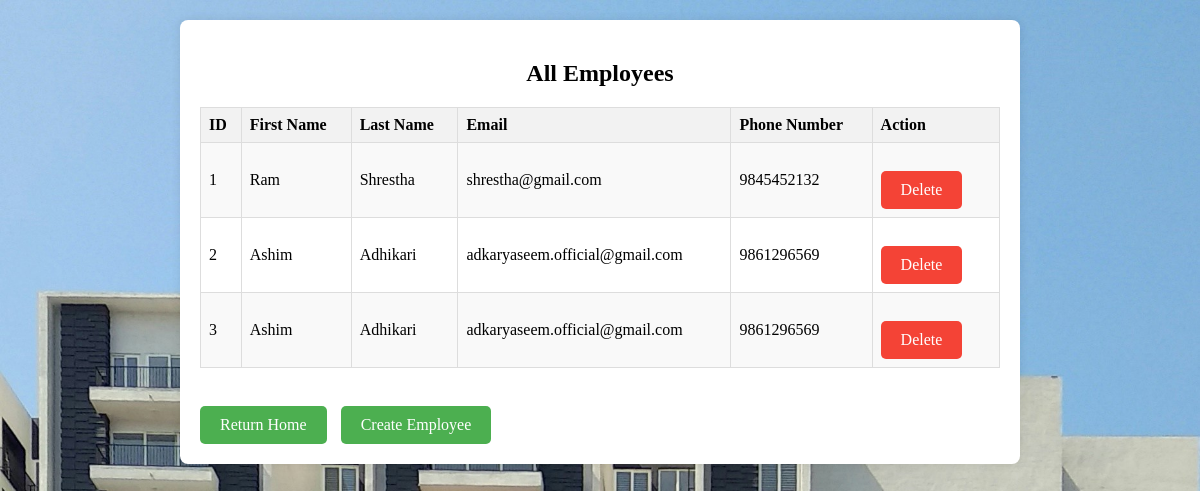
Page /Admin/viewempl.php on the committed database.
### tables this page shows
CREATE TABLE `employee` (
  `employee_id` int(11) NOT NULL,
  `first_name` varchar(255) NOT NULL,
  `last_name` varchar(255) NOT NULL,
  `email` varchar(255) NOT NULL,
  `phone_number` varchar(20) NOT NULL,
  `admin_id` int(11) DEFAULT NULL,
  `owner_id` int(11) DEFAULT NULL,
  `username` varchar(255) NOT NULL,
  `password` varchar(255) NOT NULL,
  `name` varchar(50) NOT NULL
);

### Admin/viewempl.php (the view, shortened to what this page needs)
<!DOCTYPE html>
<html lang="en">
<head>
    <link rel="stylesheet" href="../style/style-view-empl.css">
</head>
<body>
    <div class="container">
        <?php
        $conn = connect();
        $query = "SELECT * FROM employee";
        $result = $conn->query($query);
        if ($result->num_rows > 0) {
            $index=1;
            echo "<h2>All Employees</h2>";
            echo "<table>";
            echo "
            <tr>
            <th>ID</th>
            <th>First Name</th>
            <th>Last Name</th>
            <th>Email</th>
            <th>Phone Number</th>
            <th>Action</th>
            </tr>";
            while ($row = $result->fetch_assoc()) {
                echo "<tr>";
                echo "<td>" . $index . "</td>";
                echo "<td>" . $row["first_name"] . "</td>";
                echo "<td>" . $row["last_name"] . "</td>";
                echo "<td>" . $row["email"] . "</td>";
                echo "<td>" . $row["phone_number"] . "</td>";
                echo "<td><a href='?delete_id=" . $row["employee_id"] . "' class='delete-button'>Delete</a></td>";
                echo "</tr>";
                $index++;
            }
            echo "</table>";
        } else {
            echo "No employees found.";
        }
        ?>
        <br>
        <a href="./index.php" class="back-button">Return Home</a>
        <a href="createemployee.php" class="create-employee-button">Create Employee</a>
    </div>
</body>
</html>

### style/style-view-empl.css (style rules this page uses)
body { background-image: url('../images/1.jpg'); background-size: cover; background-repeat: no-repeat; background-position: center; margin: 0; padding: 0; }
.container { max-width: 800px; margin: 20px auto; padding: 20px; background-color: #fff; border-radius: 8px; box-shadow: 0 0 10px rgba(0, 0, 0, 0.1); }
h2 { text-align: center; }
table { width: 100%; border-collapse: collapse; }
table, th, td { border: 1px solid #ddd; padding: 8px; text-align: left; }
th { background-color: #f2f2f2; }
tr:nth-child(even) { background-color: #f9f9f9; }
.back-button, .delete-button, .create-employee-button { display: inline-block; padding: 10px 20px; margin-top: 20px; margin-right: 10px; background-color: #4CAF50; color: white; text-decoration: none; border-radius: 5px; }
.delete-button { background-color: #f44336; }

### rows in the picture
employee: first_name "Ram", last_name "Shrestha", email "shrestha@gmail.com", phone_number "9845452132"
employee: first_name "Ashim", last_name "Adhikari", email "adkaryaseem.official@gmail.com", phone_number "9861296569"
employee: first_name "Ashim", last_name "Adhikari", email "adkaryaseem.official@gmail.com", phone_number "9861296569"
